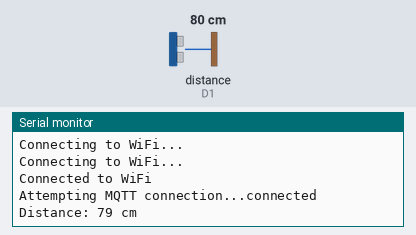
This sketch was run on a simulated ESP8266 (NodeMCU). On the bench: the last lines printed to the serial monitor. Wiring (inferred from the names in the program): ultrasonic range finder: trigger D2; echo D1. The inputs (shaded band) are chosen by the test bench; at power-on: distance to the obstacle (sensor on D1) 80 cm. The echo pulse lasts 58.3 µs per cm; WiFi joins after 1.5 s; servers stay silent unless stated; no MQTT or app messages arrive unless stated.

Above: at 3.2 s.
3.3 s: distance to the obstacle (sensor on D1) set to 2 cm
At 5.1 s:
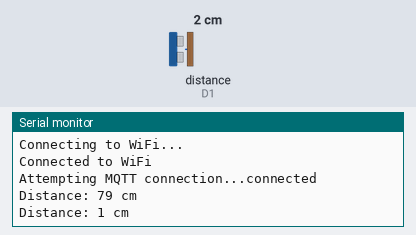
6.0 s: distance to the obstacle (sensor on D1) set to 4 cm
At 6.7 s:
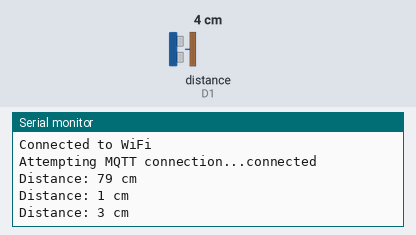
Timing chart, 0 to 9.0 s (numbered marks = the images above; inputs shaded):
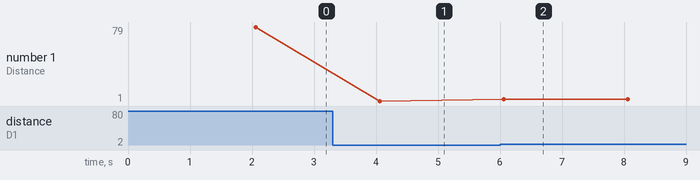

The sketch:

hivemq_ultrasonic.ino
```cpp
#include <ESP8266WiFi.h>
#include <PubSubClient.h>

const char* ssid = "MotorolaArnob";           // Your WiFi SSID
const char* password = "19421942";            // Your WiFi password
const char* mqtt_server = "broker.hivemq.com"; // MQTT broker (example)
const char* topic = "ultrasonic/distance";    // MQTT topic for distance data

WiFiClient espClient;
PubSubClient client(espClient);

const int trigPin = D2;                       // Ultrasonic sensor Trigger pin
const int echoPin = D1;                       // Ultrasonic sensor Echo pin

void setup() {
  Serial.begin(115200);
  pinMode(trigPin, OUTPUT);
  pinMode(echoPin, INPUT);

  // Connect to WiFi
  WiFi.begin(ssid, password);
  while (WiFi.status() != WL_CONNECTED) {
    delay(1000);
    Serial.println("Connecting to WiFi...");
  }
  Serial.println("Connected to WiFi");

  client.setServer(mqtt_server, 1883);
}

void loop() {
  if (!client.connected()) {
    reconnect();
  }
  client.loop();

  long duration, distance;
  digitalWrite(trigPin, LOW);
  delayMicroseconds(2);
  digitalWrite(trigPin, HIGH);
  delayMicroseconds(10);
  digitalWrite(trigPin, LOW);

  // Calculate the distance in cm
  duration = pulseIn(echoPin, HIGH);
  distance = duration * 0.034 / 2;

  String message = String(distance);
  client.publish(topic, message.c_str());

  Serial.print("Distance: ");
  Serial.print(distance);
  Serial.println(" cm");

  delay(2000); // Publish every 2 seconds
}

void reconnect() {
  while (!client.connected()) {
    Serial.print("Attempting MQTT connection...");
    if (client.connect("NodeMCUClient")) {
      Serial.println("connected");
    } else {
      Serial.print("failed, rc=");
      Serial.print(client.state());
      delay(2000);
    }
  }
}
```

Measured:
- after the input at 3.3 s, the serial monitor: prints a new line after 0.76 s (image 1)
- after the input at 6.0 s, the serial monitor: prints a new line after 0.06 s (image 2)
- plotted number 1: 79 → 1 after the input at 3.3 s, 1 → 3 after the input at 6.0 s
